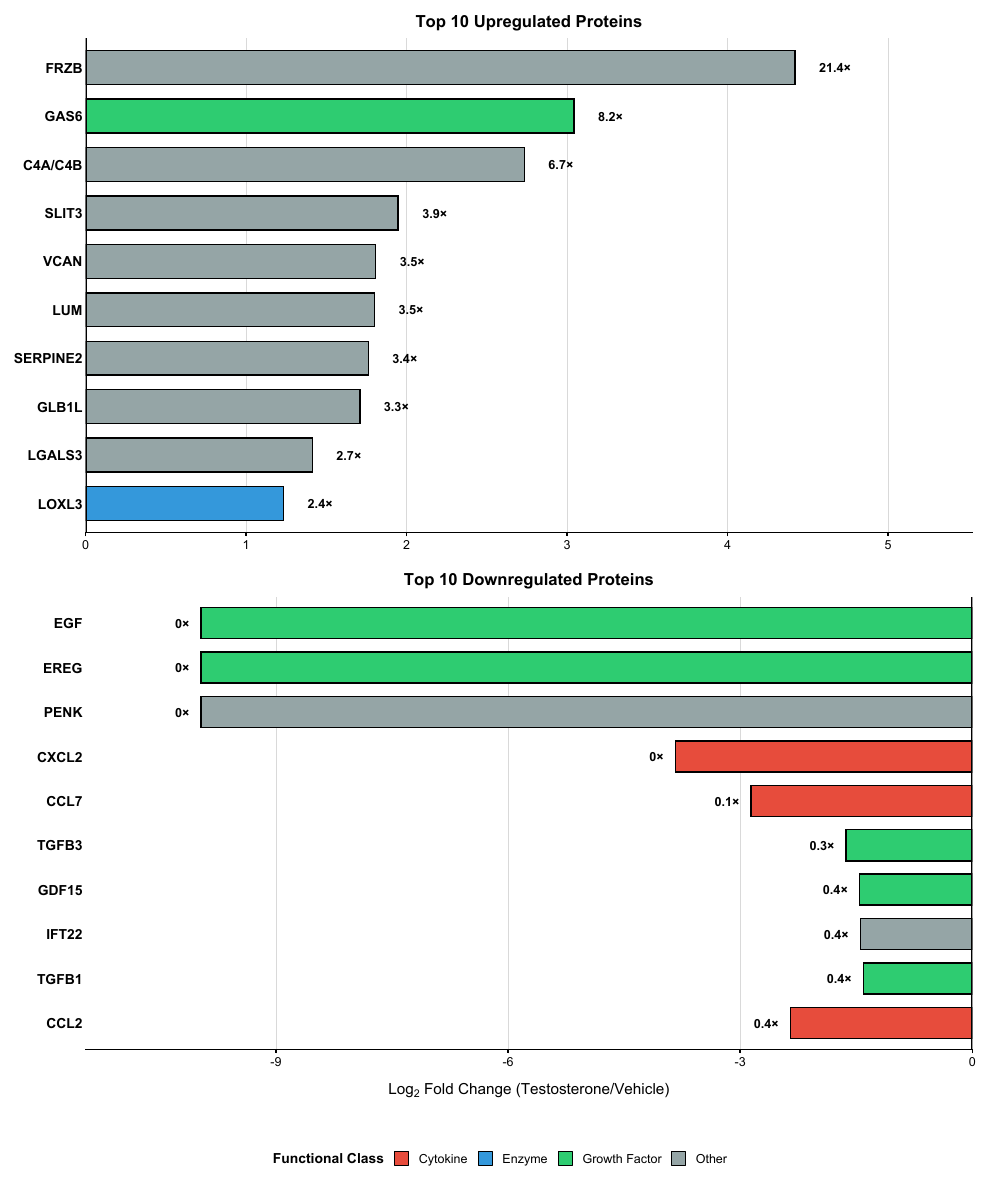

Recreate this plot in R.
# ============================================================================
# Publication-grade Horizontal Bar Chart - Top 20 Protein Changes
# Top 10 Upregulated and Top 10 Downregulated Proteins
# Style: Nature/Cell publication standards
# ============================================================================

# Load required libraries
suppressPackageStartupMessages({
  library(ggplot2)
  library(dplyr)
  library(cowplot)
})

# Load data
script_dir <- getwd()
data_path <- file.path(script_dir, "..", "..", "General Analysis", "top_changers.csv")
data_path <- normalizePath(data_path, mustWork = FALSE)

df <- read.csv(data_path, stringsAsFactors = FALSE)

# Separate upregulated and downregulated
upregulated <- df %>%
  filter(Regulation == "Upregulated") %>%
  arrange(desc(Fold_Change)) %>%
  head(10)

downregulated <- df %>%
  filter(Regulation == "Downregulated") %>%
  arrange(Fold_Change) %>%
  head(10)

# Define color palette for functional classes
color_palette <- c(
  "cytokine" = "#E74C3C",
  "growth factor" = "#2ECC71",
  "enzyme" = "#3498DB",
  "other" = "#95A5A6"
)

# Create fold change labels (format: "2.3x" or "0.3x")
upregulated$fc_label <- sprintf("%.1f\u00D7", upregulated$Fold_Change)
downregulated$fc_label <- sprintf("%.1f\u00D7", downregulated$Fold_Change)

# For very small values, use scientific notation
downregulated$fc_label[downregulated$Fold_Change == 0] <- "0\u00D7"
downregulated$fc_label[downregulated$Fold_Change > 0 & downregulated$Fold_Change < 0.1] <-
  sprintf("%.2f\u00D7", downregulated$Fold_Change[downregulated$Fold_Change > 0 & downregulated$Fold_Change < 0.1])

# Order genes by fold change for plotting
upregulated$Gene <- factor(upregulated$Gene, levels = rev(upregulated$Gene))
downregulated$Gene <- factor(downregulated$Gene, levels = rev(downregulated$Gene))

# Calculate label positions
upregulated$label_x <- upregulated$log_2_fold_change + 0.15
downregulated$label_x <- downregulated$log_2_fold_change - 0.15

# Create upregulated plot
p_up <- ggplot(upregulated, aes(x = log_2_fold_change, y = Gene, fill = Functional_Class)) +
  geom_col(width = 0.7, color = "black", linewidth = 0.5) +
  geom_vline(xintercept = 0, color = "black", linewidth = 0.8) +
  geom_text(aes(x = label_x, label = fc_label),
            hjust = 0, size = 3.2, fontface = "bold") +
  scale_fill_manual(values = color_palette, name = "Functional Class",
                    labels = c("cytokine" = "Cytokine",
                              "growth factor" = "Growth Factor",
                              "enzyme" = "Enzyme",
                              "other" = "Other")) +
  scale_x_continuous(limits = c(0, max(upregulated$log_2_fold_change) * 1.25),
                     expand = c(0, 0)) +
  labs(title = "Top 10 Upregulated Proteins",
       x = NULL,
       y = NULL) +
  theme_classic(base_size = 11) +
  theme(
    plot.background = element_rect(fill = "white", color = NA),
    panel.background = element_rect(fill = "white", color = NA),
    panel.grid.major.x = element_line(color = "gray85", linewidth = 0.3),
    panel.grid.major.y = element_blank(),
    axis.line.y = element_blank(),
    axis.ticks.y = element_blank(),
    axis.text.y = element_text(face = "bold", size = 10, color = "black"),
    axis.text.x = element_text(size = 9, color = "black"),
    axis.line.x = element_line(color = "black", linewidth = 0.5),
    plot.title = element_text(face = "bold", size = 12, hjust = 0.5),
    legend.position = "none",
    plot.margin = margin(10, 20, 5, 10)
  )

# Create downregulated plot
p_down <- ggplot(downregulated, aes(x = log_2_fold_change, y = Gene, fill = Functional_Class)) +
  geom_col(width = 0.7, color = "black", linewidth = 0.5) +
  geom_vline(xintercept = 0, color = "black", linewidth = 0.8) +
  geom_text(aes(x = label_x, label = fc_label),
            hjust = 1, size = 3.2, fontface = "bold") +
  scale_fill_manual(values = color_palette, name = "Functional Class",
                    labels = c("cytokine" = "Cytokine",
                              "growth factor" = "Growth Factor",
                              "enzyme" = "Enzyme",
                              "other" = "Other")) +
  scale_x_continuous(limits = c(min(downregulated$log_2_fold_change) * 1.15, 0),
                     expand = c(0, 0)) +
  labs(title = "Top 10 Downregulated Proteins",
       x = expression("Log"[2]*" Fold Change (Testosterone/Vehicle)"),
       y = NULL) +
  theme_classic(base_size = 11) +
  theme(
    plot.background = element_rect(fill = "white", color = NA),
    panel.background = element_rect(fill = "white", color = NA),
    panel.grid.major.x = element_line(color = "gray85", linewidth = 0.3),
    panel.grid.major.y = element_blank(),
    axis.line.y = element_blank(),
    axis.ticks.y = element_blank(),
    axis.text.y = element_text(face = "bold", size = 10, color = "black"),
    axis.text.x = element_text(size = 9, color = "black"),
    axis.line.x = element_line(color = "black", linewidth = 0.5),
    axis.title.x = element_text(face = "bold", size = 11, margin = margin(t = 10)),
    plot.title = element_text(face = "bold", size = 12, hjust = 0.5),
    legend.position = "none",
    plot.margin = margin(10, 20, 10, 10)
  )

# Create a separate legend
legend_data <- data.frame(
  Functional_Class = c("cytokine", "growth factor", "enzyme", "other"),
  x = 1:4,
  y = 1:4
)

p_legend <- ggplot(legend_data, aes(x = x, y = y, fill = Functional_Class)) +
  geom_point(shape = 22, size = 5, color = "black", stroke = 0.5) +
  scale_fill_manual(values = color_palette, name = "Functional Class",
                    labels = c("cytokine" = "Cytokine",
                              "growth factor" = "Growth Factor",
                              "enzyme" = "Enzyme",
                              "other" = "Other")) +
  theme_void() +
  theme(
    legend.position = "bottom",
    legend.title = element_text(face = "bold", size = 10),
    legend.text = element_text(size = 9),
    legend.key.size = unit(0.8, "lines")
  ) +
  guides(fill = guide_legend(nrow = 1))

# Extract legend
legend <- get_legend(p_legend)

# Combine plots
combined_plot <- plot_grid(
  p_up,
  p_down,
  legend,
  ncol = 1,
  rel_heights = c(1, 1, 0.15),
  align = "v",
  axis = "lr"
)

# Save PNG
ggsave(
  filename = "top_changers_barplot.png",
  plot = combined_plot,
  width = 10,
  height = 12,
  dpi = 300,
  bg = "white"
)

# Save PDF
ggsave(
  filename = "top_changers_barplot.pdf",
  plot = combined_plot,
  width = 10,
  height = 12,
  device = cairo_pdf,
  bg = "white"
)

cat("Top changers bar plot saved to:\n")
cat("  - top_changers_barplot.png\n")
cat("  - top_changers_barplot.pdf\n")
